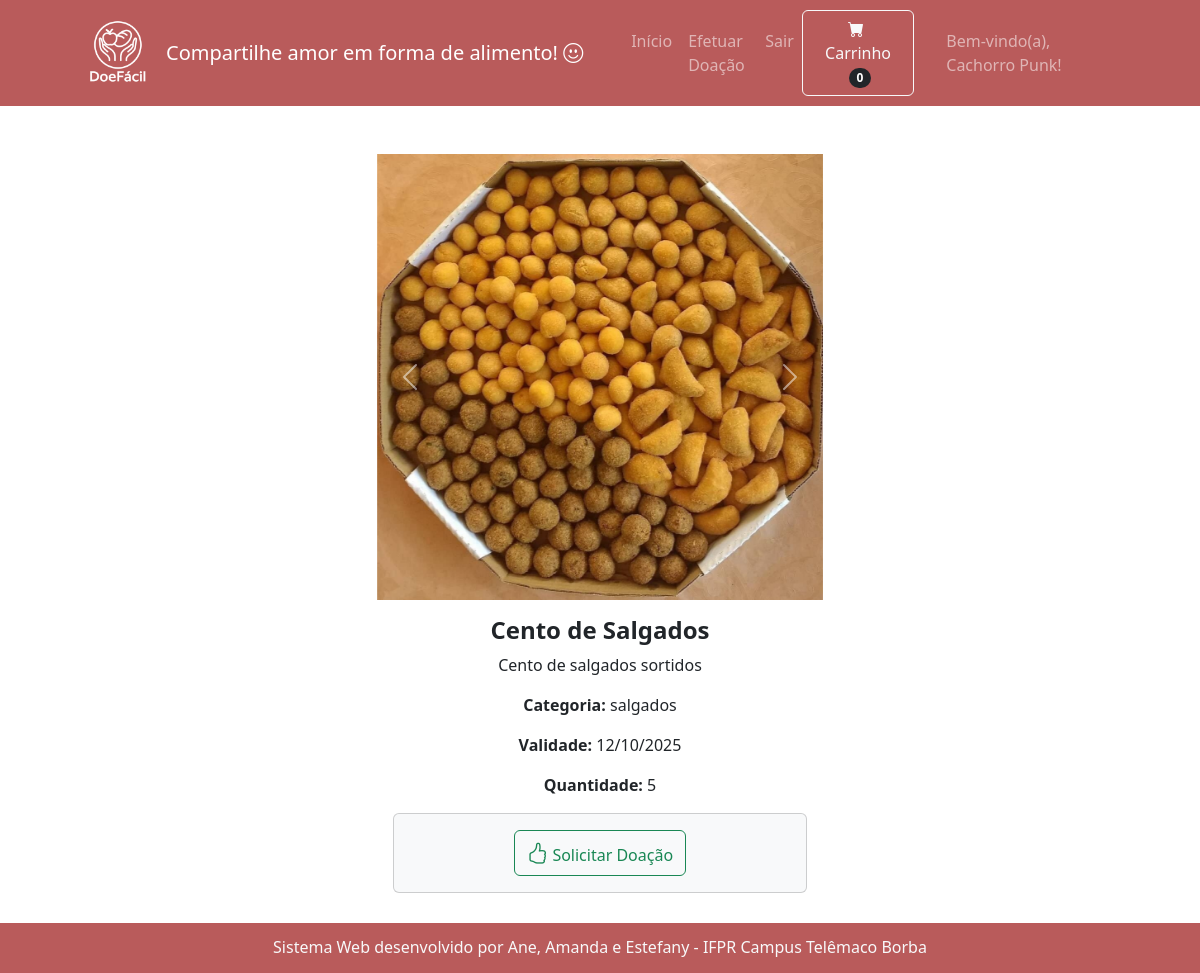
The page /visualizarProduto.php?idProduto=7 (signed in) on the database its author committed.
### tables this page shows
CREATE TABLE `produtos` (
  `id_produtos` int NOT NULL,
  `url` varchar(200) NOT NULL,
  `nome` varchar(50) NOT NULL,
  `descricao` varchar(100) DEFAULT NULL,
  `categorias` varchar(20) NOT NULL,
  `data_validade` date DEFAULT NULL,
  `quantidade` int DEFAULT NULL,
  `id_doacao` int DEFAULT NULL,
  `statusProduto` varchar(15) NOT NULL
);

### visualizarProduto.php (the view)
<?php include "header.php" ?>
<div class="container text-center mt-5 mb-5">
    <div class='row text-center'>
    <?php
        if(isset($_GET['idProduto'])){
            $idProduto = $_GET['idProduto'];
            include "conexaoBD.php";
            $exibirProduto = "SELECT * FROM Produtos WHERE id_produtos = $idProduto";
            $res = mysqli_query($conn, $exibirProduto);
            $totalProdutos = mysqli_num_rows($res);
            if($totalProdutos > 0){
                if($registro = mysqli_fetch_assoc($res)){
                    $idProduto    = $registro['id_produtos'];
                    $urls         = $registro['url'];
                    $nomeProduto  = $registro['nome'];
                    $descricao    = $registro['descricao'];
                    $categoria    = $registro['categorias'];
                    $dataValidade = $registro['data_validade'];
                    $quantidade   = $registro['quantidade'];
                    $diaValidade = substr($dataValidade, 8, 2);
                    $mesValidade = substr($dataValidade, 5, 2);
                    $anoValidade = substr($dataValidade, 0, 4);
                    $imagens = explode(",", $urls);
                    ?>
                    <div class="d-flex justify-content-center mb-3">
                        <div class="card" style="width:40%; border-style:none;">
                            <div id="carousel<?php echo $idProduto?>" class="carousel slide" data-bs-ride="carousel">
                                <div class="carousel-inner">
                                    <?php
                                    $active = "active";
                                    foreach($imagens as $img){
                                        echo "<div class='carousel-item $active'>
                                                <img src='$img' alt='$nomeProduto' class='d-block w-100'>
                                              </div>";
                                        $active = "";
                                    }
                                    ?>
                                </div>
                                <button class="carousel-control-prev" type="button" data-bs-target="#carousel<?php echo $idProduto?>" data-bs-slide="prev">
                                    <span class="carousel-control-prev-icon"></span>
                                </button>
                                <button class="carousel-control-next" type="button" data-bs-target="#carousel<?php echo $idProduto?>" data-bs-slide="next">
                                    <span class="carousel-control-next-icon"></span>
                                </button>
                            </div>
                            <div class="card-body text-center">
                                <h4 class="card-title"><b><?php echo $nomeProduto?></b></h4>
                                <p class="card-text"><?php echo $descricao?></p>
                                <p class="card-text"><b>Categoria:</b> <?php echo $categoria?></p>
                                <p class="card-text"><b>Validade:</b> <?php echo "$diaValidade/$mesValidade/$anoValidade"?></p>
                                <p class="card-text"><b>Quantidade:</b> <?php echo $quantidade?></p>
                                <div class="card bg-light mt-3">
                                    <div class="card-body">
                                        <a href="#" title="Solicitar Doação">
                                            <button class="btn btn-outline-success">
                                                <i class="bi bi-hand-thumbs-up" style="font-size:16pt;"></i>
                                                Solicitar Doação
                                            </button>
                                        </a>
                                    </div>
                                </div>
                            </div>
                        </div>
                    </div>
                <?php
                } else {
                    echo "<div class='alert alert-warning text-center'>Produto não localizado</div>";
                }
            } else {
                echo "<div class='alert alert-warning text-center'>Não foi possível carregar o produto</div>";
            }
        }
    ?>
    </div>
</div>
<?php include "footer.php" ?>

### rows shown on the page
produtos: url (picture), nome "Cento de Salgados", descricao "Cento de salgados sortidos", categorias "salgados", data_validade "12", data_validade "10", data_validade "2025", quantidade "5"

### other values the page prints
$nomeUsuario "Cachorro Punk"
